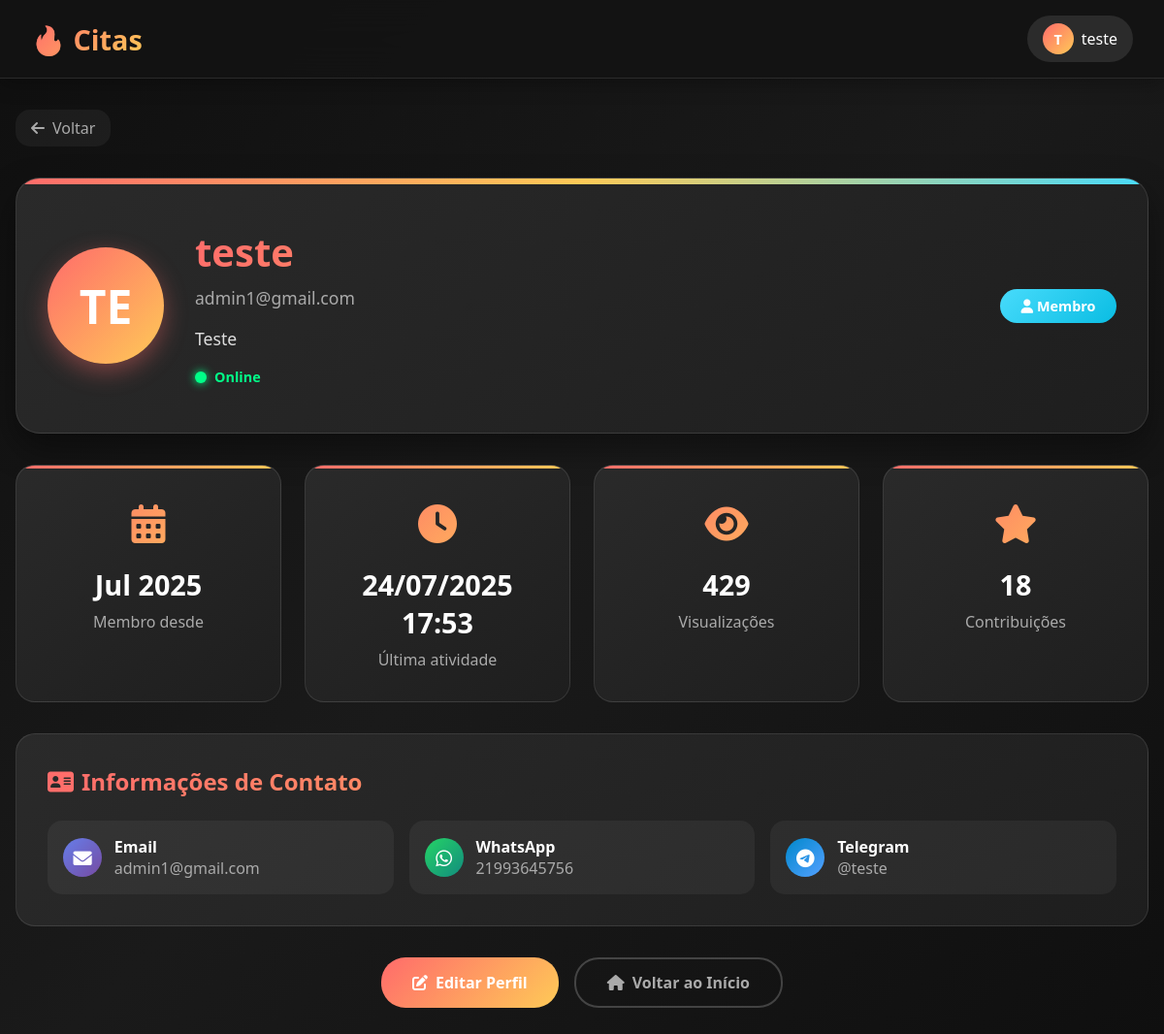
The page /user_profile.php (signed in) on the database its author committed.
### tables this page shows
CREATE TABLE `users` (
  `id` int(11) NOT NULL,
  `username` varchar(50) NOT NULL,
  `email` varchar(100) NOT NULL,
  `password` varchar(255) NOT NULL,
  `is_admin` tinyint(1) DEFAULT 0,
  `active` tinyint(1) DEFAULT 1,
  `avatar` text DEFAULT NULL,
  `bio` text DEFAULT NULL,
  `phone` varchar(20) DEFAULT NULL,
  `telegram` varchar(50) DEFAULT NULL,
  `reset_token` varchar(64) DEFAULT NULL,
  `reset_expires` datetime DEFAULT NULL,
  `email_verified` tinyint(1) DEFAULT 0,
  `verification_token` varchar(64) DEFAULT NULL,
  `last_login` datetime DEFAULT NULL,
  `created_at` timestamp NOT NULL DEFAULT current_timestamp(),
  `updated_at` timestamp NOT NULL DEFAULT current_timestamp() ON UPDATE current_timestamp()
);

### user_profile.php (the view, shortened to what this page needs)
<?php
include 'auth.php';
$conn = new mysqli("localhost", "u333528817_escorts", "At081093@", "u333528817_escorts");
$user_id = isset($_GET['id']) ? intval($_GET['id']) : ($_SESSION['user_id'] ?? 0);
$stmt = $conn->prepare("SELECT * FROM users WHERE id = ? AND active = 1");
$stmt->bind_param("i", $user_id);
$stmt->execute();
$result = $stmt->get_result();
$user = $result->fetch_assoc();
$is_own_profile = isLoggedIn() && $_SESSION['user_id'] == $user_id;
$stats = [
    'join_date' => date('M Y', strtotime($user['created_at'])),
    'last_seen' => $user['last_login'] ? date('d/m/Y H:i', strtotime($user['last_login'])) : 'Nunca',
    'profile_views' => rand(150, 500),
    'total_posts' => rand(5, 25)
];
?>
<!DOCTYPE html>
<html lang="es">
<head>
    <link href="https://cdnjs.cloudflare.com/ajax/libs/font-awesome/6.0.0/css/all.min.css" rel="stylesheet">
</head>
<body>
    <header class="header">
        <div class="header-content">
            <a href="index.php" class="logo">🔥 Citas</a>
            <?php renderUserMenu(); ?>
        </div>
    </header>
    <div class="profile-container">
        <a href="javascript:history.back()" class="back-btn">
            <i class="fas fa-arrow-left"></i>
            Voltar
        </a>
        <div class="profile-header">
            <div class="profile-content">
                <div class="profile-avatar">
                    <?= strtoupper(substr($user['username'], 0, 2)) ?>
                </div>
                <div class="profile-info">
                    <h1 class="profile-username"><?= htmlspecialchars($user['username']) ?></h1>
                    <div class="profile-email"><?= htmlspecialchars($user['email']) ?></div>
                    <?php if ($user['bio']): ?>
                        <div class="profile-bio"><?= nl2br(htmlspecialchars($user['bio'])) ?></div>
                    <?php else: ?>
                        <div class="profile-bio" style="color: #666; font-style: italic;">
                            Este usuário ainda não adicionou uma biografia.
                        </div>
                    <?php endif; ?>
                    <div class="online-status">
                        <div class="status-dot"></div>
                        <span class="status-text">Online</span>
                    </div>
                </div>
                <div class="profile-badges">
                    <?php if ($user['is_admin']): ?>
                        <div class="badge badge-admin">
                            <i class="fas fa-crown"></i> Administrador
                        </div>
                    <?php else: ?>
                        <div class="badge badge-member">
                            <i class="fas fa-user"></i> Membro
                        </div>
                    <?php endif; ?>
                </div>
            </div>
        </div>
        <div class="stats-grid">
            <div class="stat-card">
                <div class="stat-icon">
                    <i class="fas fa-calendar-alt"></i>
                </div>
                <div class="stat-value"><?= $stats['join_date'] ?></div>
                <div class="stat-label">Membro desde</div>
            </div>
            <div class="stat-card">
                <div class="stat-icon">
                    <i class="fas fa-clock"></i>
                </div>
                <div class="stat-value"><?= $stats['last_seen'] ?></div>
                <div class="stat-label">Última atividade</div>
            </div>
            <div class="stat-card">
                <div class="stat-icon">
                    <i class="fas fa-eye"></i>
                </div>
                <div class="stat-value"><?= $stats['profile_views'] ?></div>
                <div class="stat-label">Visualizações</div>
            </div>
            <div class="stat-card">
                <div class="stat-icon">
                    <i class="fas fa-star"></i>
                </div>
                <div class="stat-value"><?= $stats['total_posts'] ?></div>
                <div class="stat-label">Contribuições</div>
            </div>
        </div>
        <?php if ($user['phone'] || $user['telegram'] || $is_own_profile): ?>
        <div class="contact-section">
            <h2 class="section-title">
                <i class="fas fa-address-card"></i>
                Informações de Contato
            </h2>
            <div class="contact-info">
                <div class="contact-item contact-email">
                    <div class="contact-icon">
                        <i class="fas fa-envelope"></i>
                    </div>
                    <div>
                        <div style="font-weight: 600;">Email</div>
                        <div style="color: #aaa;"><?= htmlspecialchars($user['email']) ?></div>
                    </div>
                </div>
                <?php if ($user['phone']): ?>
                <div class="contact-item contact-phone">
                    <div class="contact-icon">
                        <i class="fab fa-whatsapp"></i>
                    </div>
                    <div>
                        <div style="font-weight: 600;">WhatsApp</div>
                        <div style="color: #aaa;"><?= htmlspecialchars($user['phone']) ?></div>
                    </div>
                </div>
                <?php endif; ?>
                <?php if ($user['telegram']): ?>
                <div class="contact-item contact-telegram">
                    <div class="contact-icon">
                        <i class="fab fa-telegram"></i>
                    </div>
                    <div>
                        <div style="font-weight: 600;">Telegram</div>
                        <div style="color: #aaa;"><?= htmlspecialchars($user['telegram']) ?></div>
                    </div>
                </div>
                <?php endif; ?>
            </div>
        </div>
        <?php endif; ?>
        <div class="action-buttons">
            <?php if ($is_own_profile): ?>
                <a href="dashboard.php" class="btn btn-primary">
                    <i class="fas fa-edit"></i>
                    Editar Perfil
                </a>
            <?php endif; ?>
            <a href="index.php" class="btn btn-secondary">
                <i class="fas fa-home"></i>
                Voltar ao Início
            </a>
        </div>
    </div>
</body>
</html>

### auth.php (shortened to what this page needs)
<?php
function isLoggedIn() {
    return isset($_SESSION['user_id']);
}
function getCurrentUser() {
    $conn = new mysqli("localhost", "u333528817_escorts", "At081093@", "u333528817_escorts");
    $stmt = $conn->prepare("SELECT * FROM users WHERE id = ?");
    $stmt->bind_param("i", $_SESSION['user_id']);
    $stmt->execute();
    return $stmt->get_result()->fetch_assoc();
}
function renderUserMenu() {
    if (isLoggedIn()) {
        $user = getCurrentUser();
        $avatar = strtoupper(substr($user['username'], 0, 1));
        echo '<div class="user-menu">
                <div class="user-info">
                    <div class="user-avatar">' . $avatar . '</div>
                    <span>' . htmlspecialchars($user['username']) . '</span>
                </div>
                <div class="user-dropdown">
                    <a href="dashboard.php" class="dropdown-item">
                        <i class="fas fa-user"></i> Dashboard
                    </a>';
        echo '<a href="?logout=1" class="dropdown-item logout" onclick="return confirm(\'Tem certeza que deseja sair?\')">
                <i class="fas fa-sign-out-alt"></i> Sair
              </a>
            </div>
        </div>';
    }
}
?>

### auth.php (style rules this page uses)
.user-menu { position: relative; display: flex; align-items: center; gap: 1rem; }
.user-info { display: flex; align-items: center; gap: 0.5rem; padding: 0.5rem 1rem; background: rgba(255, 255, 255, 0.1); border-radius: 25px; cursor: pointer; transition: all 0.3s ease; }
.user-avatar { width: 32px; height: 32px; border-radius: 50%; background: linear-gradient(135deg, #ff6b6b, #feca57); display: flex; align-items: center; justify-content: center; font-weight: bold; font-size: 0.9rem; }

### rows shown on the page
users: username "T", username "teste", username "TE", email "admin1@gmail.com", bio "Teste", created_at+last_login "Jul 2025", created_at+last_login "24/07/2025 17:53", created_at+last_login "429", created_at+last_login "18", phone "21993645756", telegram "@teste"
